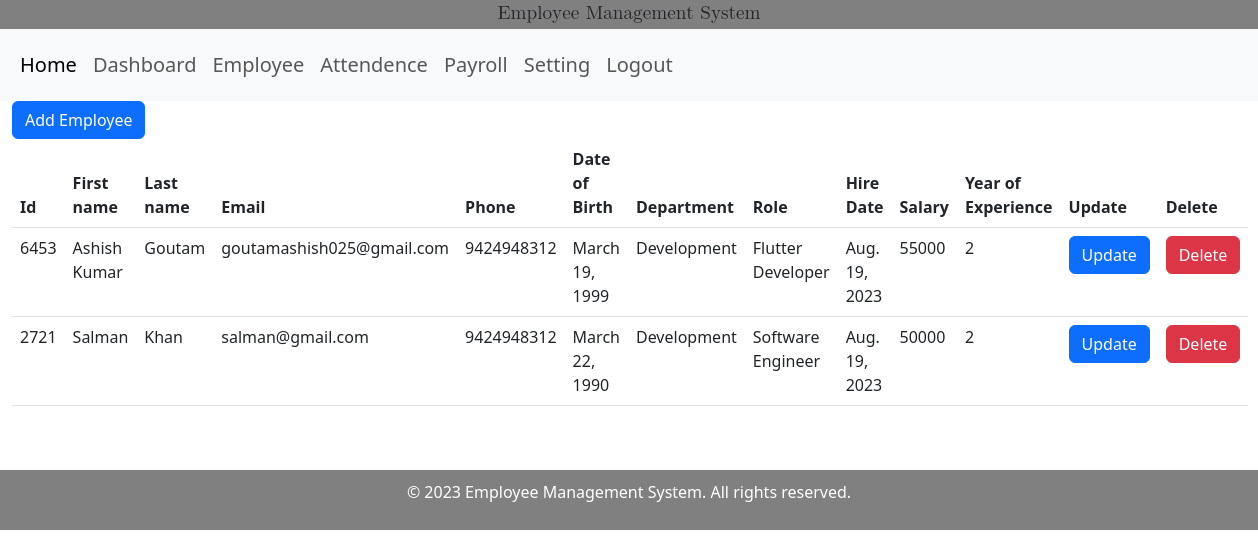
Screenshot of /employee with the database file from the repository.
### employee/models.py (models this page shows, shortened)
class Employee(models.Model):
    first_name = models.CharField(max_length=100,null=False)
    last_name = models.CharField(max_length=100,null=False)
    dob = models.DateField(null=True)
    phone = models.CharField(max_length=13,default="")
    email = models.EmailField(max_length=25,default="abc@gmail.com")
    id = models.CharField(max_length=10, primary_key=True)
    dept = models.ForeignKey(Department,on_delete=models.CASCADE)
    role = models.ForeignKey(Role,on_delete=models.CASCADE)
    hire_date = models.DateField(null=False)
    yoe = models.CharField(max_length=10, null= False)
    salary = models.CharField(max_length=100, null=False)

class Department(models.Model):
    name = models.CharField(max_length=100,null=False)
    def __str__(self):
        return self.name

class Role(models.Model):
    name = models.CharField(max_length=100,null=False)
    def __str__(self):
        return self.name

### employee/views.py (the view)
# urls.py: path('employee', views.employee, name='employee'),
def employee(request):
    emps = Employee.objects.all()
    context = {
        'emps': emps
    }
    return render(request, 'employee.html',context)

### employee/templates/employee.html (shortened to what this page needs)
{% include 'header.html' %}
          <div class="container-fluid">
            <a href="add"><button type="button" class="btn btn-primary">Add Employee</button></a>
            <table class="table">
              <thead>
                <tr>
                  <th scope="col">Id</th>
                  <th scope="col">First name</th>
                  <th scope="col">Last name</th>
                  <th scope="col">Email</th>
                  <th scope="col">Phone</th>
                  <th scope="col">Date of Birth</th>
                  <th scope="col">Department</th>
                  <th scope="col">Role</th>
                  <th scope="col">Hire Date</th>
                  <th scope="col">Salary</th>
                  <th scope="col">Year of Experience</th>
                  <th scope="col">Update</th>
                  <th scope="col">Delete</th>
                </tr>
              </thead>
              <tbody>
                {% for emp in emps %}
                <tr>
                  <td>{{emp.id}}</td>
                  <td>{{emp.first_name}}</td>
                  <td>{{emp.last_name}}</td>
                  <td>{{emp.email}}</td>
                  <td>{{emp.phone}}</td>
                  <td>{{emp.dob}}</td>
                  <td>{{emp.dept}}</td>
                  <td>{{emp.role}}</td>
                  <td>{{emp.hire_date}}</td>
                  <td>{{emp.salary}}</td>
                  <td>{{emp.yoe}}</td>
                  <td><a href="update/{{emp.id}}"><button type="button" class="btn btn-primary">Update</button></a></td>
                  <td><a href="delete/{{emp.id}}"><button type="button" onclick="return confirmDelete();" class="btn btn-danger">Delete</button></a></td>
                </tr>
                {% endfor %}
              </tbody>
            </table>
          </div>
{% include 'footer.html' %}

### rows the page displays
Employee: id "6453", first_name "Ashish Kumar", last_name "Goutam", email "goutamashish025@gmail.com", phone "9424948312", dob "March 19, 1999", dept "Development", role "Flutter Developer", hire_date "Aug. 19, 2023", salary "55000", yoe "2"
Employee: id "2721", first_name "Salman", last_name "Khan", email "salman@gmail.com", phone "9424948312", dob "March 22, 1990", dept "Development", role "Software Engineer", hire_date "Aug. 19, 2023", salary "50000", yoe "2"
